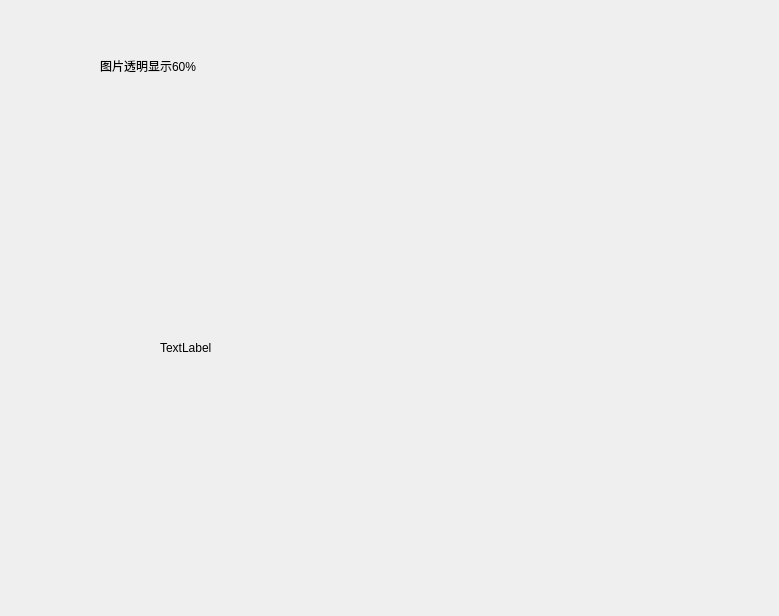
<?xml version="1.0" encoding="UTF-8"?>
<ui version="4.0">
 <class>Widget</class>
 <widget class="QWidget" name="Widget">
  <property name="geometry">
   <rect>
    <x>0</x>
    <y>0</y>
    <width>779</width>
    <height>616</height>
   </rect>
  </property>
  <property name="windowTitle">
   <string>Widget</string>
  </property>
  <widget class="QLabel" name="label">
   <property name="geometry">
    <rect>
     <x>100</x>
     <y>0</y>
     <width>201</width>
     <height>131</height>
    </rect>
   </property>
   <property name="text">
    <string>图片透明显示60%</string>
   </property>
  </widget>
  <widget class="QLabel" name="label_2">
   <property name="geometry">
    <rect>
     <x>160</x>
     <y>340</y>
     <width>72</width>
     <height>15</height>
    </rect>
   </property>
   <property name="text">
    <string>TextLabel</string>
   </property>
  </widget>
 </widget>
 <layoutdefault spacing="6" margin="11"/>
 <resources/>
 <connections/>
</ui>
